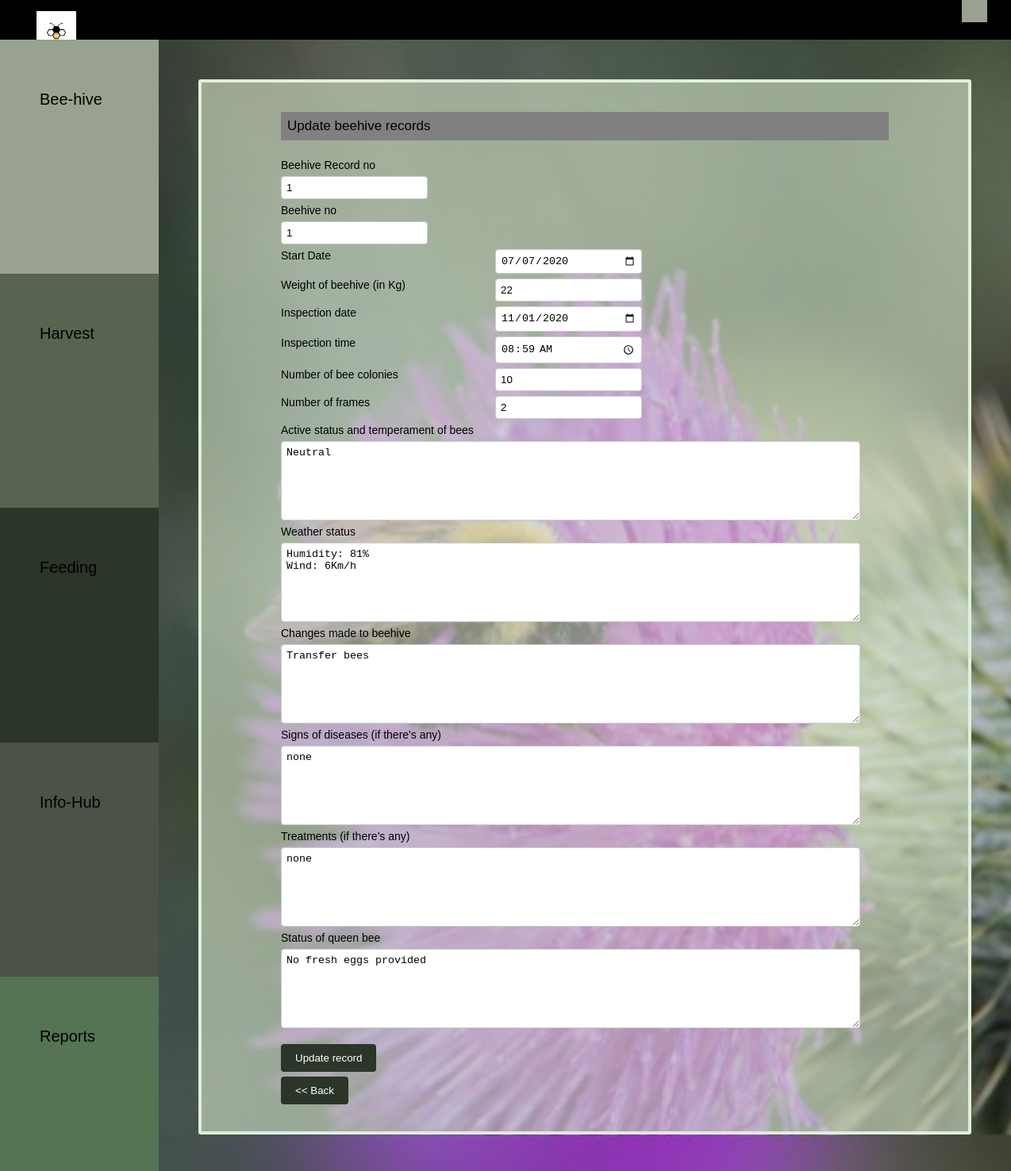
Screenshot of /php/bk_updatebeehive.php?BeehiveRecNo=1 with the database file from the repository.
### tables this page shows
CREATE TABLE `beehive` (
  `BeehiveRecNo` int(10) NOT NULL,
  `userID` int(10) NOT NULL,
  `beehiveno` int(10) NOT NULL,
  `sdate` date NOT NULL,
  `idate` date NOT NULL,
  `itime` time(2) NOT NULL,
  `actstatus` varchar(200) NOT NULL,
  `wbeehive` varchar(200) NOT NULL,
  `wstatus` varchar(200) NOT NULL,
  `cbeehive` varchar(200) NOT NULL,
  `noframes` int(50) NOT NULL,
  `disease` varchar(200) NOT NULL,
  `treatment` varchar(200) NOT NULL,
  `sqbee` varchar(200) NOT NULL,
  `bcolony` int(10) NOT NULL
);

### php/bk_updatebeehive.php (the view, shortened to what this page needs)
<html>
    <head>
      <link rel="stylesheet" type="text/CSS" href="../css/bk_style.css">
      <link rel="stylesheet" type="text/CSS" href="../css/bk_catstyle.css">
    </head>
  <body  >
        <?php include('bk_navbar.php');
        include('bk_sidenavbar.php');
?>
<div class="main">
    <div class="bhivecontainer">
    <p >Update beehive records</p>
<?php
if(isset($_GET['BeehiveRecNo'])){
  $sql1 = "SELECT BeehiveRecNo,beehiveno,sdate,idate,itime,actstatus,wbeehive,wstatus,cbeehive,noframes,disease,treatment,sqbee,bcolony FROM beehive WHERE  BeehiveRecNo =".$_GET['BeehiveRecNo'];
  $result1= mysqli_query($connection,$sql1);
  while($row=mysqli_fetch_assoc($result1)){
        echo '<form  method="post" action="" ><div class="row" >';
        echo '<div class="col1">';
        echo 'Beehive Record no </div><div class="col2">';
        echo "<input type = 'number' name='BeehiveRecNo' required value ='".$row['BeehiveRecNo']."' readonly>";
        echo "</div>";
        echo "</div>";
        echo '<div class="row" >';
        echo '<div class="col1">';
        echo 'Beehive no </div><div class="col2"><input type = "number" name="beehiveno" required value ="'.$row['beehiveno'].'">';
        echo "</div>";
        echo "</div>";
        echo '<div class="row" >';
        echo '<div class="col1">';
        echo 'Start Date </div><div class="col1"><input type = "date" name="sdate" required value ="'.$row['sdate'].'" >';
        echo "</div>";
        echo '<div class="col1">';
        echo 'Weight of beehive (in Kg)</div><div class="c3"><input type = "number" name="wbeehive" required value ="'.$row['wbeehive'].'">';
        echo "</div>";
        echo "</div>";
        echo '<div class="row" >';
        echo '<div class="col1">';
        echo 'Inspection date </div><div class="col1"><input type = "date" name="idate" required value ="'.$row['idate'].'" >';
        echo "</div>";
        echo '<div class="col1">';
        echo 'Inspection time </div><div class="c3"><input type = "time" name="itime" required value ="'.$row['itime'].'" >';
        echo "</div>";
        echo "</div>";
        echo '<div class="row" >';
        echo '<div class="col1">';
        echo 'Number of bee colonies  </div><div class="col1"><input type = "number" name="bcolony" required value ="'.$row['bcolony'].'">';
        echo "</div>";
        echo '<div class="col1">';
        echo 'Number of frames </div><div class="c3"><input type = "number" name="noframes" required value ="'.$row['noframes'].'" >';
        echo "</div>";
        echo "</div>";
        echo '<div class="row" >';
        echo '<div class="col1">';
        echo 'Active status and temperament of bees </div><div class="col2"><textarea name="actstatus" required style="height:100px" placeholder ="">'.$row['actstatus']."</textarea>";
        echo "</div>";
        echo "</div>";
        echo '<div class="row" >';
        echo '<div class="col1">';
        echo 'Weather status </div><div class="col2"><textarea name="wstatus" style="height:100px" required placeholder ="">'.$row['wstatus']."</textarea>";
        echo "</div>";
        echo "</div>";
        echo '<div class="row" >';
        echo '<div class="col1">';
        echo 'Changes made to beehive </div><div class="col2"><textarea name="cbeehive" style="height:100px" required placeholder ="">'.$row['cbeehive']."</textarea>";
        echo "</div>";
        echo "</div>";
        echo '<div class="row" >';
        echo '<div class="col1">';
        echo "Signs of diseases (if there's any)</div><div class='col2'><textarea name='disease' style='height:100px' placeholder =''>".$row['disease']."</textarea>";
        echo "</div>";
        echo "</div>";
        echo '<div class="row" >';
        echo '<div class="col1">';
        echo "Treatments (if there's any) </div><div class='col2'><textarea name='treatment' style='height:100px' placeholder =''>".$row['treatment'].'</textarea>';
        echo "</div>";
        echo "</div>";
        echo '<div class="row" >';
        echo '<div class="col1">';
        echo 'Status of queen bee </div><div class="col2"><textarea name="sqbee" style="height:100px"required placeholder ="">'.$row['sqbee']."</textarea>";
        echo "</div>";
        echo "</div>";
        echo '<div class="row"><div class="c1" style="width: 910px"><input type="submit" value="Update record" name="update" ></div></form>';
  }}
?>
<form  action="bk_viewbeehive.php" method="post" >
        <div class="c2" style="width: 90px">
        <input type="submit" value="<< Back" name="back" >
        </div>
</div>
    </div>
<br />
<br />
  </body>
</html>

### css/bk_style.css (style rules this page uses)
body { margin: 0; font-family: Arial, Helvetica, sans-serif; }
.bhivecontainer { background-color: #d4e2c89d; padding: 20px 100px 20px 100px; border: 4px solid rgb(222, 240, 219); border-radius: 3px; font-size: 14px; }
.bhivecontainer p { font-size: 17px; color: black; text-align: left; padding: 8px; background-color: #808080; }
.col1 { float: left; width: 270px; margin-top: 6px; }
.col2 { float: left; width: 730px; margin-top: 6px; }
.c1 { float: left; width: 815px; margin-top: 6px; }
.c2 { float: left; width: 185px; margin-top: 6px; }
.c3 { float: left; width: 200px; margin-top: 6px; }
.row:after { content: ""; display: table; clear: both; }
input[type=submit] { background-color: #2b3528; color: white; padding: 10px 18px; border: none; border-radius: 4px; cursor: pointer; float: left; }
input[type=text],select, textarea { width: 100%; padding: 6px; border: 1px solid #ccc; border-radius: 4px; resize: vertical; }
input[type=number] , input[type=date], input[type=time] { padding: 6px; border: 1px solid #ccc; border-radius: 4px; resize: vertical; width: 185px; }

### css/bk_catstyle.css (style rules this page uses)
body { margin: 0; font-family: Arial; background-position: center; background-repeat: no-repeat; background-size: cover; background-attachment: fixed; background-image: url(../images/11.png); }
.main { margin-left: 250px; margin-right: 50px; margin-bottom: 10px; margin-top: 100px; }
* { box-sizing: border-box; }

### rows the page displays
beehive: BeehiveRecNo "1", beehiveno "1", sdate "07/07/2020", wbeehive "22", idate "11/01/2020", itime "08:59:00.00", bcolony "10", noframes "2", actstatus "Neutral", wstatus "Humidity: 81% Wind: 6Km/h", cbeehive "Transfer bees", disease "none", treatment "none", sqbee "No fresh eggs provided"
